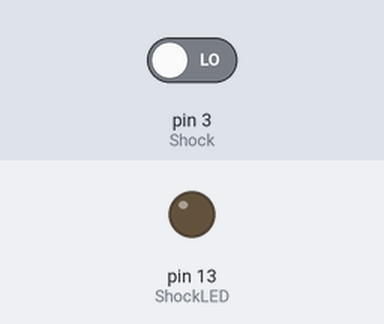
Bench run of a sketch on a simulated Arduino Uno, built with avr-gcc and run on an emulated ATmega328P. On the bench: output pins drawn as LEDs (lit = HIGH). Inputs (shaded band) come from the test bench; at power-on: pin 3 (Shock) LOW.

Above: at 1.2 s.
1.3 s: pin 3 (Shock) driven HIGH
At 2.5 s:
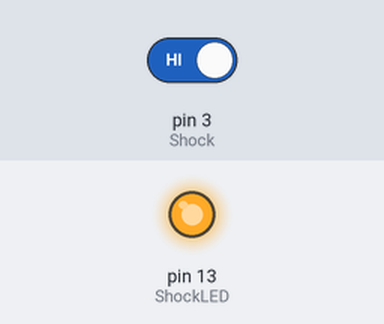
2.8 s: pin 3 (Shock) driven LOW
At 3.8 s:
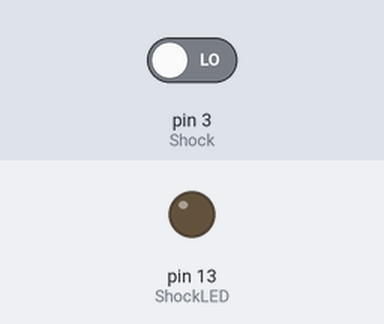
Timing chart, 0 to 5.8 s (numbered marks = the images above; inputs shaded):
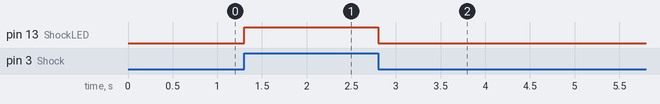

The sketch:

test02.ino
```cpp
int Shock=3;
int ShockLED=13;

void setup(){
   pinMode(Shock,INPUT);
   pinMode(ShockLED,OUTPUT);
}

void loop(){
   if(digitalRead(Shock)==HIGH){
      digitalWrite(ShockLED,HIGH);
      delay(30);
   }
   else{
      digitalWrite(ShockLED,LOW);
      delay(100);
   }
}
```

Measured:
- after the input at 1.3 s, pin 13 (ShockLED): LOW → HIGH at once
- after the input at 2.8 s, pin 13 (ShockLED): HIGH → LOW at once
